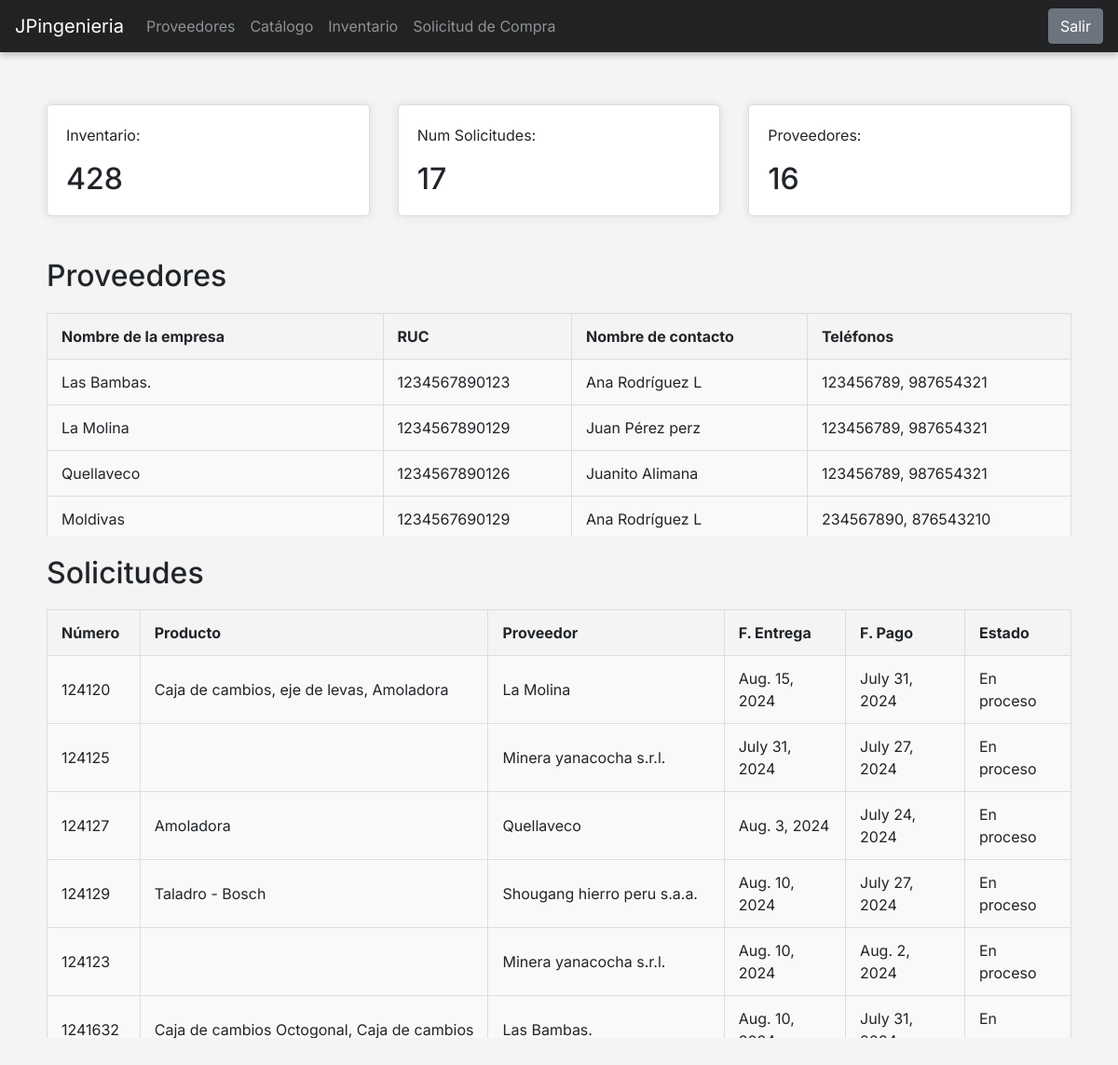
The app's page / (signed in) with its own data.
### api/models.py (models this page shows, shortened)
class Proveedor(models.Model):
    nombre_empresa = models.CharField(max_length=100)
    ruc = models.CharField(max_length=13, unique=True)
    direccion = models.CharField(max_length=255)
    nombre_contacto = models.CharField(max_length=100)
    telefonos = models.CharField(max_length=100)
    observaciones = models.TextField(blank=True, null=True)

class SolicitudCompra(models.Model):
    numero = models.CharField(max_length=20, unique=True)
    fecha = models.DateField(auto_now_add=True)
    productos = models.ManyToManyField(Catalogue, through='SolicitudProducto', blank=True)
    proveedor = models.ForeignKey(Proveedor, on_delete=models.CASCADE)
    entrega = models.DateField()
    pago = models.DateField()
    estado = models.CharField(max_length=50)

class Catalogue(models.Model):
    nombre = models.CharField(max_length=250)
    precio = models.DecimalField(max_digits=10, decimal_places=2)
    descripcion = models.CharField(max_length=250)
    proveedor = models.ForeignKey(Proveedor, on_delete=models.CASCADE)

### logistica/views.py (the view)
# urls.py: path('', LogisticaHomeView.as_view(), name='api_home'),
@method_decorator(login_required, name='dispatch')
class LogisticaHomeView(View):
    template_name = 'home/logistica.html'
    def get(self, request):
        context = {}
        context.update(self.get_proveedores_data())
        context.update(self.get_inventario_data())
        context.update(self.get_solicitud_data())
        return render(request, self.template_name, context)
    def get_proveedores_data(self):
        proveedores = Proveedor.objects.all()
        return {
            'numero_proveedores': proveedores.count(),
            'proveedores': list(proveedores.values())
        }
    def get_inventario_data(self):
        stock = Stock.objects.all()
        total_quantity = sum(item.cantidad for item in stock)
        return {
            'numero_stock': total_quantity,
            'stock': list(stock.values())
        }
    def get_solicitud_data(self):
        solicitud_list = SolicitudCompra.objects.all().prefetch_related('productos', 'solicitudproducto_set')
        data = []
        for solicitud in solicitud_list:
            if not solicitud.numero:  # Asegúrate de que el número no esté vacío
                continue  # Salta esta solicitud si no tiene número
            productos = []
            for sp in solicitud.solicitudproducto_set.all():
                producto = sp.producto
                productos.append(producto.nombre)
            data.append({
                'numero': solicitud.numero,
                'productos': ', '.join(productos),
                'proveedor': solicitud.proveedor.nombre_empresa,
                'entrega': solicitud.entrega,
                'pago': solicitud.pago,
                'estado': solicitud.estado
            })
        return {'solicitudes': data, 'numero_compra': solicitud_list.count()}

### logistica/templates/home/logistica.html (shortened to what this page needs)
{% extends "base.html" %}
{% block content %}
<div class="pricing">
    <div class="container">
        <div class="row">
            <div class="col-md-4">
                <div class="price-content">
                    <div class="price-plan">
                        <p class="price-title">Inventario:</p>
                        <h2 class="price-amount"><span>{{ numero_stock }}</span></h2>
                    </div>
                </div>
            </div>
            <div class="col-md-4">
                <div class="price-content features-price">
                    <div class="price-plan">
                        <p class="price-title">Num Solicitudes:</p>
                        <h2 class="price-amount">{{ numero_compra }}</h2>
                    </div>
                </div>
            </div>
            <div class="col-md-4">
                <div class="price-content">
                    <div class="price-plan">
                        <p class="price-title">Proveedores:</p>
                        <h2 class="price-amount"><span>{{ numero_proveedores }}</span></h2>
                    </div>
                </div>
            </div>
        </div>
        <div>
            <div class="table-container">
                <div class="table-container-right">
                    <h2>Proveedores</h2>
                    <div class="table-wrapper">
                        <table>
                            <thead>
                                <tr>
                                    <th>Nombre de la empresa</th>
                                    <th>RUC</th>
                                    <th>Nombre de contacto</th>
                                    <th>Teléfonos</th>
                                </tr>
                            </thead>
                            <tbody>
                                {% for proveedor in proveedores %}
                                <tr onclick="window.location.href='{% url 'detail_proveedores' proveedor.id %}'" style="cursor: pointer;">
                                    <td>{{ proveedor.nombre_empresa }}</td>
                                    <td>{{ proveedor.ruc }}</td>
                                    <td>{{ proveedor.nombre_contacto }}</td>
                                    <td>{{ proveedor.telefonos }}</td>
                                </tr>
                                {% endfor %}
                            </tbody>
                        </table>
                    </div>
                </div>
            </div>
            <div class="table-container-left">
                <h2>Solicitudes</h2>
                <div class="solicitudes-wrapper">
                    <table>
                        <thead>
                            <tr>
                                <th>Número</th>
                                <th>Producto</th>
                                <th>Proveedor</th>
                                <th>F. Entrega</th>
                                <th>F. Pago</th>
                                <th>Estado</th>
                            </tr>
                        </thead>
                        <tbody>
                            {% for solicitud in solicitudes %}
                            <tr>
                                <td>{{ solicitud.numero }}</td>
                                <td>{{ solicitud.productos }}</td>
                                <td>{{ solicitud.proveedor }}</td>
                                <td>{{ solicitud.entrega }}</td>
                                <td>{{ solicitud.pago }}</td>
                                <td>{{ solicitud.estado }}</td>
                            </tr>
                            {% endfor %}
                        </tbody>
                    </table>
                </div>
            </div>
        </div>
    </div>
</div>
{% endblock %}

### logistica/templates/base.html (style rules this page uses)
* { font-family: 'Inter', sans-serif; margin: 0; padding: 0; box-sizing: border-box; }
html, body { margin: 0; padding: 0; width: 100%; height: 100%; background-color: #f4f4f4; }

### logistica/templates/home/logistica.html (style rules this page uses)
.price-content { background-color: #ffffff; border: 1px solid #dddddd; border-radius: 5px; padding: 20px; box-shadow: 0 0 10px rgba(0, 0, 0, 0.1); margin: 20px 0; }
.container { justify-content: space-between; padding: 10px; }
table { width: 100%; border-collapse: collapse; margin: 20px 0; box-shadow: 0 2px 4px rgba(0, 0, 0, 0.1); background-color: #ffffff; }
th, td { padding: 12px 15px; border: 1px solid #ddd; text-align: left; }
th { background-color: #f4f4f4; }
tr { background-color: #f9f9f9; }
tr:nth-child(even) { background-color: #f9f9f9; }
h2 { margin-bottom: 0; }
.table-container { width: 100%; overflow-x: visible; margin-top: 25px; }
.table-container-right { width: 100%; }
.table-wrapper { height: 260px; overflow-y: auto; }
.table-container-left { margin-top: 20px; }
.solicitudes-wrapper { max-height: calc(6 * 80px); overflow-y: auto; }

### records on screen
Proveedor: nombre_empresa "Las Bambas.", ruc "1234567890123", nombre_contacto "Ana Rodríguez L", telefonos "123456789, 987654321", proveedor "Las Bambas."
Proveedor: nombre_empresa "La Molina", ruc "1234567890129", nombre_contacto "Juan Pérez perz", telefonos "123456789, 987654321", proveedor "La Molina"
Proveedor: nombre_empresa "Quellaveco", ruc "1234567890126", nombre_contacto "Juanito Alimana", telefonos "123456789, 987654321", proveedor "Quellaveco"
Proveedor: nombre_empresa "Moldivas", ruc "1234567690129", nombre_contacto "Ana Rodríguez L", telefonos "234567890, 876543210"
SolicitudCompra: numero "124120", entrega "Aug. 15, 2024", pago "July 31, 2024", estado "En proceso"
SolicitudCompra: numero "124125", entrega "July 31, 2024", pago "July 27, 2024", estado "En proceso"
Proveedor: proveedor "Minera yanacocha s.r.l." "Minera yanacocha s.r.l."
SolicitudCompra: numero "124127", entrega "Aug. 3, 2024", pago "July 24, 2024", estado "En proceso"
Catalogue: productos "Amoladora"
SolicitudCompra: numero "124129", entrega "Aug. 10, 2024", pago "July 27, 2024", estado "En proceso"
Catalogue: productos "Taladro - Bosch"
Proveedor: proveedor "Shougang hierro peru s.a.a."
SolicitudCompra: numero "124123", entrega "Aug. 10, 2024", pago "Aug. 2, 2024", estado "En proceso"
SolicitudCompra: numero "1241632", entrega "Aug. 10,…", pago "July 31,…", estado "En…"

### other values on screen
{{ numero_stock }} "428"
{{ numero_compra }} "17"
{{ numero_proveedores }} "16"
{{ solicitud.productos }} "Caja de cambios, eje de levas, Amoladora" "Caja de cambios Octogonal, Caja de cambios"
